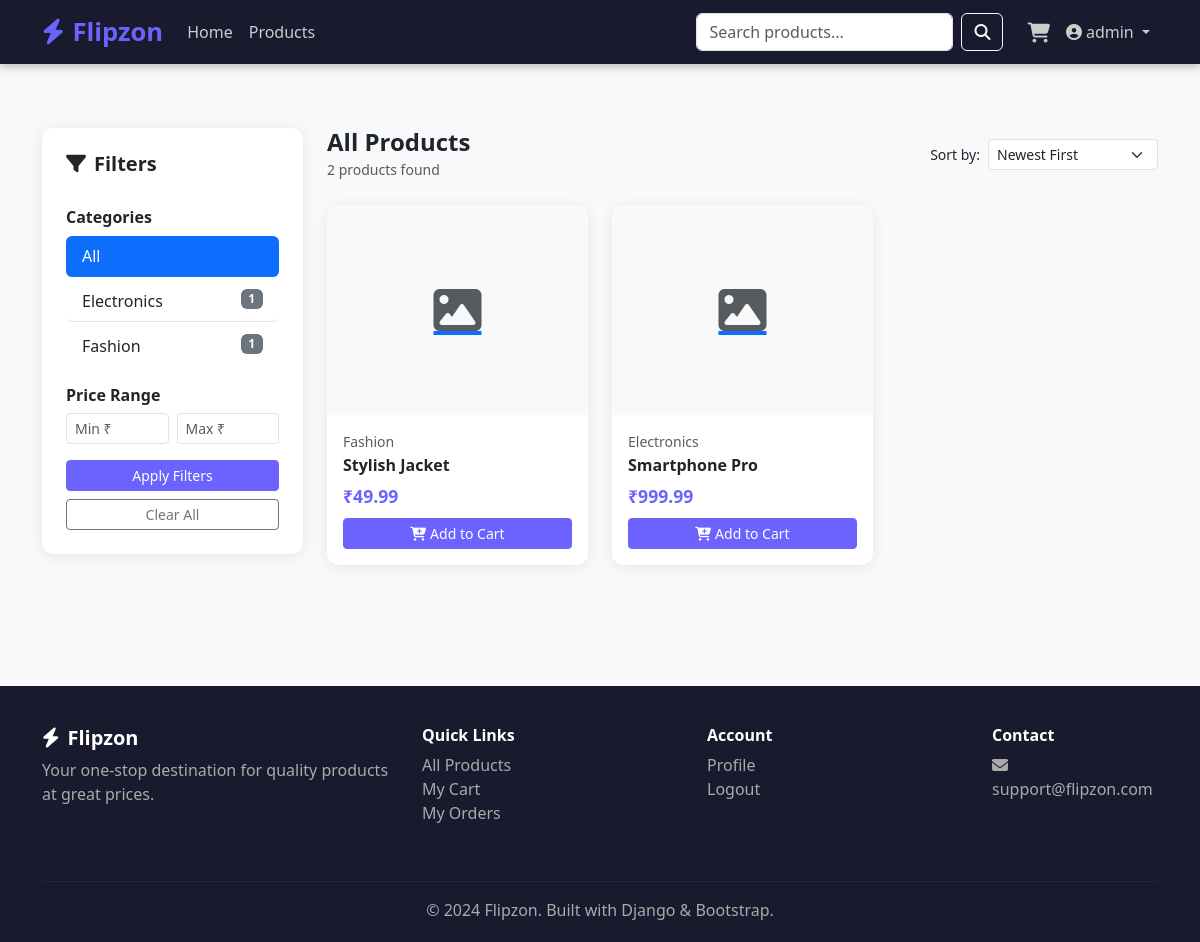
Screenshot of /products/ (signed in) with the database file from the repository.
### store/models.py (models this page shows, shortened)
class Category(models.Model):
    name = models.CharField(max_length=200)
    slug = models.SlugField(unique=True, blank=True)
    description = models.TextField(blank=True)
    class Meta:
        verbose_name_plural = "Categories"
        ordering = ["name"]

class Product(models.Model):
    category = models.ForeignKey(
        Category,
        on_delete=models.CASCADE,
        related_name="products"
    )
    name = models.CharField(max_length=200)
    slug = models.SlugField(unique=True, blank=True)
    description = models.TextField()
    price = models.DecimalField(
        max_digits=10,
        decimal_places=2
    )
    discount_price = models.DecimalField(
        max_digits=10,
        decimal_places=2,
        blank=True,
        null=True
    )
    image = models.ImageField(
        upload_to="products/",
        blank=True,
        null=True
    )
    stock = models.PositiveIntegerField(default=0)
    available = models.BooleanField(default=True)
    featured = models.BooleanField(default=False)
    created_at = models.DateTimeField(auto_now_add=True)
    class Meta:
        ordering = ["-created_at"]
    @property
    def final_price(self):
        return self.discount_price if self.discount_price else self.price
    @property
    def in_stock(self):
        return self.stock > 0

### store/views.py (the view)
# urls.py: path('products/', views.product_list, name='product_list'),
def product_list(request):
    products = Product.objects.filter(available=True)
    categories = Category.objects.all()
    category_slug = request.GET.get("category")
    search_query = request.GET.get("q", "")
    min_price = request.GET.get("min_price")
    max_price = request.GET.get("max_price")
    sort_by = request.GET.get("sort", "-created_at")
    selected_category = None
    if category_slug:
        selected_category = get_object_or_404(
            Category,
            slug=category_slug
        )
        products = products.filter(category=selected_category)
    if search_query:
        products = products.filter(
            Q(name__icontains=search_query)
            | Q(description__icontains=search_query)
        )
    if min_price:
        products = products.filter(price__gte=min_price)
    if max_price:
        products = products.filter(price__lte=max_price)
    sort_map = {
        "price_asc": "price",
        "price_desc": "-price",
        "name": "name",
        "-created_at": "-created_at",
    }
    products = products.order_by(
        sort_map.get(sort_by, "-created_at")
    )
    return render(
        request,
        "store/product_list.html",
        {
            "products": products,
            "categories": categories,
            "selected_category": selected_category,
            "search_query": search_query,
            "sort_by": sort_by,
        },
    )

### cart/context_processors.py (called while the page is built)
def cart_count(request):
    count = 0
    try:
        if request.user.is_authenticated:
            cart = Cart.objects.filter(user=request.user).first()
        else:
            sk = request.session.session_key
            cart = Cart.objects.filter(session_key=sk).first() if sk else None
        if cart:
            count = cart.total_items
    except Exception:
        pass
    return {'cart_count': count}

### templates/store/product_list.html (shortened to what this page needs)
{% extends 'base.html' %} {% block title %}Products - Flipzon{% endblock %}
{% block content %}
<div class="container py-5">
  <div class="row">
    <div class="col-md-3 mb-4">
      <div class="card p-4">
        <h5 class="fw-bold mb-3"><i class="fas fa-filter me-2"></i>Filters</h5>
        <form method="get">
          <h6 class="fw-semibold mt-3">Categories</h6>
          <div class="list-group list-group-flush mb-3">
            <a
              href="{% url 'store:product_list' %}{% if request.GET.q %}?q={{ request.GET.q }}{% endif %}"
              class="list-group-item list-group-item-action {% if not selected_category %}active{% endif %} py-2 rounded mb-1"
              >All</a
            >
            {% for cat in categories %}
            <a
              href="?category={{ cat.slug }}{% if request.GET.q %}&q={{ request.GET.q }}{% endif %}"
              class="list-group-item list-group-item-action {% if selected_category.slug == cat.slug %}active{% endif %} py-2 rounded mb-1"
            >
              {{ cat.name }}
              <span class="badge bg-secondary float-end"
                >{{ cat.products.count }}</span
              >
            </a>
            {% endfor %}
          </div>
          <h6 class="fw-semibold">Price Range</h6>
          <div class="row g-2 mb-3">
            <div class="col-6">
              <input
                type="number"
                class="form-control form-control-sm"
                name="min_price"
                placeholder="Min ₹"
                value="{{ request.GET.min_price }}"
              />
            </div>
            <div class="col-6">
              <input
                type="number"
                class="form-control form-control-sm"
                name="max_price"
                placeholder="Max ₹"
                value="{{ request.GET.max_price }}"
              />
            </div>
          </div>
          <button type="submit" class="btn btn-primary btn-sm w-100">
            Apply Filters
          </button>
          <a
            href="{% url 'store:product_list' %}"
            class="btn btn-outline-secondary btn-sm w-100 mt-2"
            >Clear All</a
          >
        </form>
      </div>
    </div>
    <div class="col-md-9">
      <div class="d-flex justify-content-between align-items-center mb-4">
        <div>
          <h4 class="fw-bold mb-0">
            {% if selected_category %}{{ selected_category.name }}{% elif
            search_query %}Results for "{{ search_query }}"{% else %}All
            Products{% endif %}
          </h4>
          <small class="text-muted">{{ products|length }} products found</small>
        </div>
        <form method="get" class="d-flex align-items-center gap-2">
          <label class="mb-0 text-nowrap small">Sort by:</label>
          <select
            name="sort"
            class="form-select form-select-sm"
            style="width: 170px"
            onchange="this.form.submit()"
          >
            <option
              value="-created_at"
              {% if sort_by == "-created_at" %}selected{% endif %}
            >
              Newest First
            </option>
          </select>
        </form>
      </div>
      {% if products %}
      <div class="row g-4">
        {% for p in products %}
        <div class="col-6 col-md-4">
          <div class="card h-100">
            <a href="{% url 'store:product_detail' p.slug %}">
              {% if p.image %}<img
                src="{{ p.image.url }}"
                class="product-img w-100"
                alt="{{ p.name }}"
              />
              {% else %}
              <div
                class="product-img w-100 bg-light d-flex align-items-center justify-content-center"
              >
                <i class="fas fa-image fa-3x text-muted"></i>
              </div>
              {% endif %}
            </a>
            <div class="card-body d-flex flex-column">
              <small class="text-muted">{{ p.category.name }}</small>
              <h6 class="fw-bold mt-1">
                <a
                  href="{% url 'store:product_detail' p.slug %}"
                  class="text-dark text-decoration-none"
                  >{{ p.name }}</a
                >
              </h6>
              <div class="d-flex align-items-center gap-2 mb-2">
                <span class="price">₹{{ p.final_price }}</span>
              </div>
              <div class="mt-auto">
                {% if p.in_stock %}
                <form action="{% url 'cart:add' p.id %}" method="post">
                  <button class="btn btn-primary btn-sm w-100">
                    <i class="fas fa-cart-plus me-1"></i>Add to Cart
                  </button>
                </form>
                {% else %}
                <button class="btn btn-secondary btn-sm w-100" disabled>
                  Out of Stock
                </button>
                {% endif %}
              </div>
            </div>
          </div>
        </div>
        {% endfor %}
      </div>
      {% endif %}
    </div>
  </div>
</div>
{% endblock %}

### templates/base.html (shortened to what this page needs)
<!doctype html>
<html lang="en">
  <head>
    <link
      href="https://cdn.jsdelivr.net/npm/bootstrap@5.3.0/dist/css/bootstrap.min.css"
      rel="stylesheet"
    />
    <link
      href="https://cdnjs.cloudflare.com/ajax/libs/font-awesome/6.4.0/css/all.min.css"
      rel="stylesheet"
    />
  </head>
  <body>
    <nav class="navbar navbar-expand-lg navbar-dark sticky-top">
      <div class="container">
        <a class="navbar-brand" href="{% url 'store:home' %}">
          <i class="fas fa-bolt me-2"></i>Flipzon
        </a>
        <div class="collapse navbar-collapse" id="nav">
          <ul class="navbar-nav me-auto">
            <li class="nav-item">
              <a class="nav-link" href="{% url 'store:home' %}">Home</a>
            </li>
            <li class="nav-item">
              <a class="nav-link" href="{% url 'store:product_list' %}"
                >Products</a
              >
            </li>
          </ul>
          <form
            class="d-flex me-3"
            action="{% url 'store:product_list' %}"
            method="get"
          >
            <input
              class="form-control me-2"
              type="search"
              name="q"
              placeholder="Search products..."
              value="{{ request.GET.q|default:'' }}"
            />
            <button class="btn btn-outline-light" type="submit">
              <i class="fas fa-search"></i>
            </button>
          </form>
          <ul class="navbar-nav">
            <li class="nav-item">
              <a
                class="nav-link position-relative"
                href="{% url 'cart:detail' %}"
              >
                <i class="fas fa-shopping-cart fa-lg"></i>
              </a>
            </li>
            {% if user.is_authenticated %}
            <li class="nav-item dropdown">
              <a
                class="nav-link dropdown-toggle"
                href="#"
                data-bs-toggle="dropdown"
              >
                <i class="fas fa-user-circle me-1"></i>{{ user.username }}
              </a>
            </li>
            {% endif %}
          </ul>
        </div>
      </div>
    </nav>
    {% block content %}{% endblock %}
    <footer class="footer">
      <div class="container">
        <div class="row">
          <div class="col-md-4 mb-4">
            <h5 class="text-white fw-bold">
              <i class="fas fa-bolt me-2"></i>Flipzon
            </h5>
            <p>
              Your one-stop destination for quality products at great prices.
            </p>
          </div>
          <div class="col-md-3 mb-4">
            <h6 class="text-white fw-bold">Quick Links</h6>
            <ul class="list-unstyled">
              <li><a href="{% url 'store:product_list' %}">All Products</a></li>
              <li><a href="{% url 'cart:detail' %}">My Cart</a></li>
              {% if user.is_authenticated %}
              <li><a href="{% url 'orders:order_list' %}">My Orders</a></li>
              {% endif %}
            </ul>
          </div>
          <div class="col-md-3 mb-4">
            <h6 class="text-white fw-bold">Account</h6>
            <ul class="list-unstyled">
              {% if user.is_authenticated %}
              <li><a href="{% url 'accounts:profile' %}">Profile</a></li>
              <li><a href="{% url 'accounts:logout' %}">Logout</a></li>
              {% else %}
              <li><a href="{% url 'accounts:login' %}">Login</a></li>
              <li><a href="{% url 'accounts:register' %}">Register</a></li>
              {% endif %}
            </ul>
          </div>
          <div class="col-md-2 mb-4">
            <h6 class="text-white fw-bold">Contact</h6>
            <p><i class="fas fa-envelope me-1"></i>support@flipzon.com</p>
          </div>
        </div>
        <hr style="border-color: #444" />
        <p class="text-center mb-0">
          &copy; 2024 Flipzon. Built with Django &amp; Bootstrap.
        </p>
      </div>
    </footer>
  </body>
</html>

### templates/base.html (style rules this page uses)
:root { --primary: #6c63ff; --secondary: #f5a623; --dark: #1a1a2e; }
body { font-family: "Segoe UI", sans-serif; background: #f8f9fa; }
.navbar { background: var(--dark) !important; box-shadow: 0 2px 10px rgba(0, 0, 0, 0.3); }
.navbar-brand { font-size: 1.6rem; font-weight: 800; color: var(--primary) !important; }
.navbar .nav-link { color: #ccc !important; font-weight: 500; }
.btn-primary { background: var(--primary); border-color: var(--primary); }
.card { border: none; box-shadow: 0 2px 15px rgba(0, 0, 0, 0.08); border-radius: 12px; transition: transform 0.2s, box-shadow 0.2s; }
.product-img { height: 210px; object-fit: cover; border-radius: 12px 12px 0 0; }
.price { color: var(--primary); font-weight: 700; font-size: 1.1rem; }
.footer { background: var(--dark); color: #aaa; padding: 40px 0 20px; margin-top: 60px; }
.footer a { color: #aaa; text-decoration: none; }

### rows the page displays
Category: name "Electronics", products.count "1"
Category: name "Fashion", products.count "1"
Product: category.name "Fashion", name "Stylish Jacket", final_price "49.99", stock "Add to Cart"
Product: category.name "Electronics", name "Smartphone Pro", final_price "999.99", stock "Add to Cart"

### other values shown
{{ user.username }} "admin"
{{ products|length }} "2"
